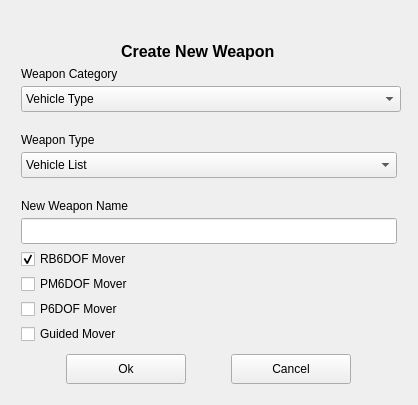
<?xml version="1.0" encoding="UTF-8"?>
<ui version="4.0">
 <class>CreateWeaponDialog</class>
 <widget class="QWidget" name="CreateWeaponDialog">
  <property name="geometry">
   <rect>
    <x>0</x>
    <y>0</y>
    <width>418</width>
    <height>405</height>
   </rect>
  </property>
  <property name="minimumSize">
   <size>
    <width>418</width>
    <height>405</height>
   </size>
  </property>
  <property name="maximumSize">
   <size>
    <width>418</width>
    <height>405</height>
   </size>
  </property>
  <property name="windowTitle">
   <string>Create Weapon</string>
  </property>
  <layout class="QGridLayout" name="gridLayout_2">
   <item row="0" column="0">
    <layout class="QVBoxLayout" name="verticalLayout">
     <property name="spacing">
      <number>5</number>
     </property>
     <property name="leftMargin">
      <number>10</number>
     </property>
     <property name="topMargin">
      <number>0</number>
     </property>
     <property name="rightMargin">
      <number>10</number>
     </property>
     <property name="bottomMargin">
      <number>10</number>
     </property>
     <item>
      <layout class="QHBoxLayout" name="horizontalLayout_2">
       <property name="spacing">
        <number>10</number>
       </property>
       <property name="leftMargin">
        <number>10</number>
       </property>
       <property name="topMargin">
        <number>0</number>
       </property>
       <property name="rightMargin">
        <number>10</number>
       </property>
       <property name="bottomMargin">
        <number>0</number>
       </property>
       <item>
        <widget class="QLabel" name="mDialogGraphic">
         <property name="minimumSize">
          <size>
           <width>80</width>
           <height>80</height>
          </size>
         </property>
         <property name="maximumSize">
          <size>
           <width>80</width>
           <height>80</height>
          </size>
         </property>
         <property name="text">
          <string/>
         </property>
         <property name="pixmap">
          <pixmap resource="resources/icons.qrc">:/icons/Light/64x64/weapon.png</pixmap>
         </property>
         <property name="scaledContents">
          <bool>true</bool>
         </property>
        </widget>
       </item>
       <item>
        <widget class="QLabel" name="label_2">
         <property name="minimumSize">
          <size>
           <width>0</width>
           <height>80</height>
          </size>
         </property>
         <property name="maximumSize">
          <size>
           <width>16777215</width>
           <height>80</height>
          </size>
         </property>
         <property name="font">
          <font>
           <pointsize>12</pointsize>
           <weight>75</weight>
           <bold>true</bold>
          </font>
         </property>
         <property name="text">
          <string>Create New Weapon</string>
         </property>
        </widget>
       </item>
      </layout>
     </item>
     <item>
      <widget class="QLabel" name="VehicleCategoryLabel">
       <property name="minimumSize">
        <size>
         <width>0</width>
         <height>30</height>
        </size>
       </property>
       <property name="maximumSize">
        <size>
         <width>16777215</width>
         <height>30</height>
        </size>
       </property>
       <property name="text">
        <string>Weapon Category</string>
       </property>
       <property name="alignment">
        <set>Qt::AlignBottom|Qt::AlignLeading|Qt::AlignLeft</set>
       </property>
      </widget>
     </item>
     <item>
      <widget class="QComboBox" name="mVehicleTypeComboBox">
       <property name="minimumSize">
        <size>
         <width>380</width>
         <height>26</height>
        </size>
       </property>
       <property name="maximumSize">
        <size>
         <width>380</width>
         <height>16777215</height>
        </size>
       </property>
       <item>
        <property name="text">
         <string>Vehicle Type</string>
        </property>
       </item>
      </widget>
     </item>
     <item>
      <widget class="QLabel" name="VehicleTypeLabel">
       <property name="minimumSize">
        <size>
         <width>0</width>
         <height>30</height>
        </size>
       </property>
       <property name="maximumSize">
        <size>
         <width>16777215</width>
         <height>30</height>
        </size>
       </property>
       <property name="text">
        <string>Weapon Type</string>
       </property>
       <property name="alignment">
        <set>Qt::AlignBottom|Qt::AlignLeading|Qt::AlignLeft</set>
       </property>
      </widget>
     </item>
     <item>
      <widget class="QComboBox" name="mVehicleListComboBox">
       <property name="minimumSize">
        <size>
         <width>0</width>
         <height>26</height>
        </size>
       </property>
       <item>
        <property name="text">
         <string>Vehicle List</string>
        </property>
       </item>
      </widget>
     </item>
     <item>
      <widget class="QLabel" name="NewVehicleNameLabel">
       <property name="minimumSize">
        <size>
         <width>0</width>
         <height>30</height>
        </size>
       </property>
       <property name="maximumSize">
        <size>
         <width>16777215</width>
         <height>30</height>
        </size>
       </property>
       <property name="text">
        <string>New Weapon Name</string>
       </property>
       <property name="alignment">
        <set>Qt::AlignBottom|Qt::AlignLeading|Qt::AlignLeft</set>
       </property>
      </widget>
     </item>
     <item>
      <widget class="QLineEdit" name="mInstanceNameLineEdit">
       <property name="minimumSize">
        <size>
         <width>0</width>
         <height>26</height>
        </size>
       </property>
       <property name="text">
        <string/>
       </property>
      </widget>
     </item>
     <item>
      <spacer name="verticalSpacer_2">
       <property name="orientation">
        <enum>Qt::Vertical</enum>
       </property>
       <property name="sizeHint" stdset="0">
        <size>
         <width>20</width>
         <height>40</height>
        </size>
       </property>
      </spacer>
     </item>
     <item>
      <widget class="QCheckBox" name="mRigidBodyMoverCheckBox">
       <property name="text">
        <string>RB6DOF Mover</string>
       </property>
       <property name="checked">
        <bool>true</bool>
       </property>
      </widget>
     </item>
     <item>
      <widget class="QCheckBox" name="mPointMassMoverCheckBox">
       <property name="text">
        <string>PM6DOF Mover</string>
       </property>
      </widget>
     </item>
     <item>
      <widget class="QCheckBox" name="mP6DofMoverCheckBox">
       <property name="text">
        <string>P6DOF Mover</string>
       </property>
       <property name="checked">
        <bool>false</bool>
       </property>
      </widget>
     </item>
     <item>
      <widget class="QCheckBox" name="mGuidedMoverCheckBox">
       <property name="text">
        <string>Guided Mover</string>
       </property>
      </widget>
     </item>
     <item>
      <spacer name="verticalSpacer">
       <property name="orientation">
        <enum>Qt::Vertical</enum>
       </property>
       <property name="sizeHint" stdset="0">
        <size>
         <width>20</width>
         <height>40</height>
        </size>
       </property>
      </spacer>
     </item>
     <item>
      <layout class="QHBoxLayout" name="horizontalLayout">
       <property name="spacing">
        <number>5</number>
       </property>
       <property name="leftMargin">
        <number>5</number>
       </property>
       <property name="topMargin">
        <number>5</number>
       </property>
       <property name="rightMargin">
        <number>5</number>
       </property>
       <property name="bottomMargin">
        <number>5</number>
       </property>
       <item>
        <widget class="QPushButton" name="mOkButton">
         <property name="minimumSize">
          <size>
           <width>0</width>
           <height>30</height>
          </size>
         </property>
         <property name="maximumSize">
          <size>
           <width>120</width>
           <height>16777215</height>
          </size>
         </property>
         <property name="text">
          <string>Ok</string>
         </property>
        </widget>
       </item>
       <item>
        <widget class="QPushButton" name="mCancelButton">
         <property name="minimumSize">
          <size>
           <width>0</width>
           <height>30</height>
          </size>
         </property>
         <property name="maximumSize">
          <size>
           <width>120</width>
           <height>16777215</height>
          </size>
         </property>
         <property name="text">
          <string>Cancel</string>
         </property>
        </widget>
       </item>
      </layout>
     </item>
    </layout>
   </item>
  </layout>
 </widget>
 <resources>
  <include location="resources/icons.qrc"/>
 </resources>
 <connections/>
</ui>
